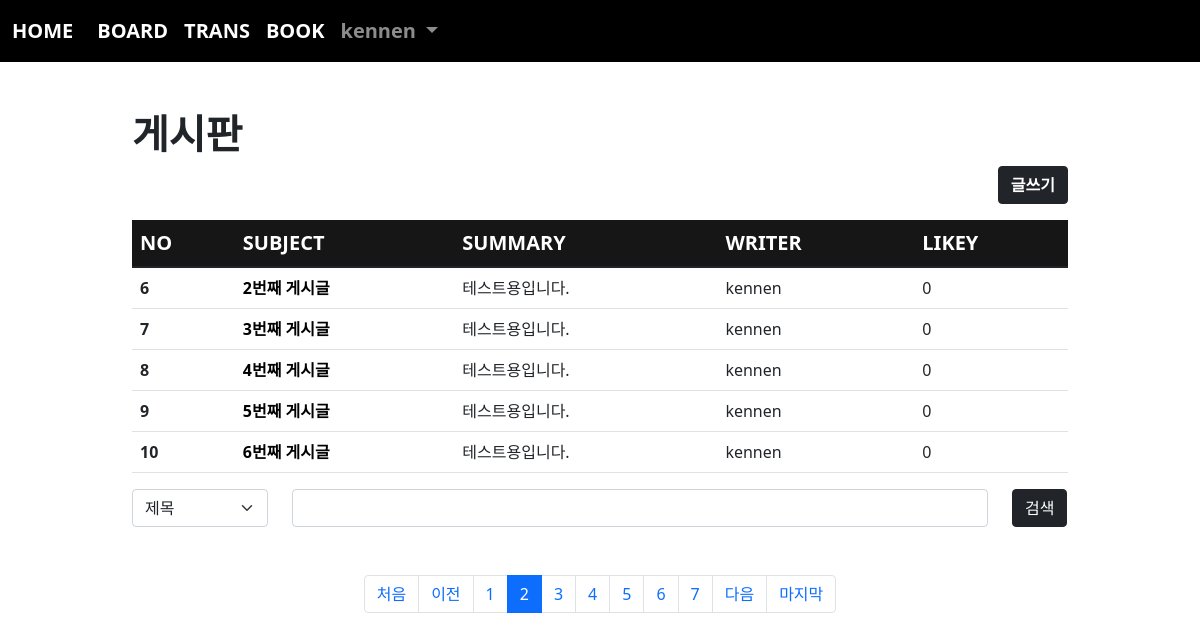
The page /board/index/?page=2&cate=&kw= (signed in) on the database its author committed.
### acc/models.py (models this page shows, shortened)
class User(AbstractUser):
    comment = models.TextField()
    age = models.IntegerField(default=0)
    point = models.IntegerField(default=0)
    pic = models.ImageField(upload_to="acc/%y/%m")

### board/models.py (models this page shows, shortened)
class Board(models.Model):
    subject = models.CharField(max_length=200)
    writer = models.ForeignKey(User, on_delete=models.CASCADE, related_name="writer")
    content = models.TextField()
    likey = models.ManyToManyField(User, blank=True, related_name="likey")
    pubdate = models.DateTimeField()
    def summary(self):
        if len(self.content) > 150:
            return f"{self.content[:150]}    ..."
        return self.content

### board/views.py (the view)
# urls.py: path('index/', views.index, name="index"),
def index(request):
    kw = request.GET.get("kw", "")
    cate = request.GET.get("cate", "")
    pg = request.GET.get("page", 1)
    if kw:
        if cate == "sub":
            b = Board.objects.filter(subject__startswith=kw)
        elif cate == "wri":
            from acc.models import User
            try:
                u = User.objects.get(username=kw)
                b = Board.objects.filter(writer=u)
            except:
                b = Board.objects.none()
        elif cate=="con":
            b = Board.objects.filter(content__contains=kw)
    else:
        b = Board.objects.all()
    pag = Paginator(b,5)
    obj = pag.get_page(pg)
    context = {
        "blist" : obj,
        "cate":cate,
        "kw":kw
    }
    return render(request, "board/index.html", context)

### template/board/index.html (shortened to what this page needs)
{% extends 'base.html' %}
{% block con %}
    <div class="container mt-5 mb-5" style="width: 80%;">
        <h1><b>게시판</b></h1>
        <div class="text-end">
            <a href="{% url 'board:create' %}" class="btn btn-dark" style="font-weight: bold;">글쓰기</a>
        </div>
        <table class="table table-hover mt-3">
            <thead style="background-color: rgba(0, 0, 0, 0.913); color:white; font-weight: bold; font-size: 20px;">
                <tr>
                    <th scope="col">NO</th>
                    <th scope="col">SUBJECT</th>
                    <th scope="col">SUMMARY</th>
                    <th scope="col">WRITER</th>
                    <th scope="col">LIKEY</th>
                </tr>
            </thead>
            <tbody>
                {% if blist %}
                    {% for i in blist %}
                        <tr>
                            <th scope="row">{{ blist.start_index|add:forloop.counter0 }}</th>
                            <td><a class="det" href="{% url 'board:detail' i.id %}">{{ i.subject }}</a>
                            </td>
                            <td>{{ i.summary }}</td>
                            <td>{{ i.writer }}</td>
                            <td>{{ i.likey.count }}</td>
                        </tr>
                    {% endfor %}
                {% endif %}
            </tbody>
        </table>
        <form>
            <div class="row">
                <div class="col-lg-2">
                    <select class="form-select" aria-label="Default select example" name="cate">
                        <option value="sub" {% if cate == 'sub' %} selected {% endif %}>제목</option>
                    </select>
                </div>
                <div class="col-lg-9">
                    <input type="text" class="form-control" name="kw" value="{{kw}}">
                </div>
                <div class="col-lg-1">
                    <button class="btn btn-dark">검색</button>
                </div>
            </div>
        </form>
        <nav aria-label="Page navigation example" class="mt-5">
            <ul class="pagination justify-content-center">
                {% if blist.has_previous %}
                    <li class="page-item">
                        <a class="page-link" href="{% url 'board:index' %}?page=1&cate={{cate}}&kw={{kw}}">처음</a>
                    </li>
                    <li class="page-item">
                        <a class="page-link" href="{% url 'board:index' %}?page={{blist.previous_page_number}}&cate={{cate}}&kw={{kw}}">이전</a>
                    </li>
                {% endif %}
                {% for i in blist.paginator.page_range %}
                    {% if blist.number|add:5 >= i and blist.number|add:-5 <= i %}
                        <li class="page-item {% if blist.number == i %}active{% endif %}"><a class="page-link" href="{% url 'board:index' %}?page={{i}}&cate={{cate}}&kw={{kw}}">{{i}}</a></li>
                    {% endif %}
                {% endfor %}
                {% if blist.has_next %}
                    <li class="page-item">
                        <a class="page-link" href="{% url 'board:index' %}?page={{blist.next_page_number}}&cate={{cate}}&kw={{kw}}">다음</a>
                    </li>
                    <li class="page-item">
                        <a class="page-link" href="{% url 'board:index' %}?page={{blist.paginator.num_pages}}&cate={{cate}}&kw={{kw}}">마지막</a>
                    </li>
                {% endif %}
            </ul>
        </nav>
    </div>
{% endblock %}

### template/base.html (shortened to what this page needs)
<!doctype html>
<html lang="en">
    <head>
        <link href="https://cdn.jsdelivr.net/npm/bootstrap@5.1.3/dist/css/bootstrap.min.css" rel="stylesheet">
    </head>
    <body>
        {% if user.is_authenticated %}
            <nav class="navbar navbar-expand-lg navbar-dark" style="background-color: rgb(0, 0, 0); font-size: 20px; font-weight: bold;">
                <div class="container-fluid">
                    <a class="navbar-brand" href="{% url 'acc:index' %}">HOME</a>
                    <div class="collapse navbar-collapse" id="navbarSupportedContent">
                        <ul class="navbar-nav me-auto mb-2 mb-lg-0">
                            <li class="nav-item">
                                <a class="nav-link active" aria-current="page" href="{% url 'board:index' %}">BOARD</a>
                            </li>
                            <li class="nav-item">
                                <a class="nav-link active" aria-current="page" href="{% url 'trans:index' %}">TRANS</a>
                            </li>
                            <li class="nav-item">
                                <a class="nav-link active" aria-current="page" href="{% url 'book:index' %}">BOOK</a>
                            </li>
                            <li class="nav-item dropdown">
                                <a class="nav-link dropdown-toggle" href="#" id="navbarDropdown" role="button" data-bs-toggle="dropdown" aria-expanded="false">
                                    {{ user.username }}
                                </a>
                            </li>
                        </ul>
                    </div>
                </div>
            </nav>
            {% block con %}
            {% endblock %}
        {% endif %}
    </body>
</html>

### template/board/index.html (style rules this page uses)
a.det { text-decoration: none; color:black; font-weight: bold; }

### rows shown on the page
User: username "kennen"
Board: start_index|add "6", subject "2번째 게시글", summary "테스트용입니다.", writer "kennen", likey.count "0"
Board: start_index|add "7", subject "3번째 게시글", summary "테스트용입니다.", writer "kennen", likey.count "0"
Board: start_index|add "8", subject "4번째 게시글", summary "테스트용입니다.", writer "kennen", likey.count "0"
Board: start_index|add "9", subject "5번째 게시글", summary "테스트용입니다.", writer "kennen", likey.count "0"
Board: start_index|add "10", subject "6번째 게시글", summary "테스트용입니다.", writer "kennen", likey.count "0"

### other values the page prints
{{ i }} "1" "2" "3" "4" "5" "6" "7"
